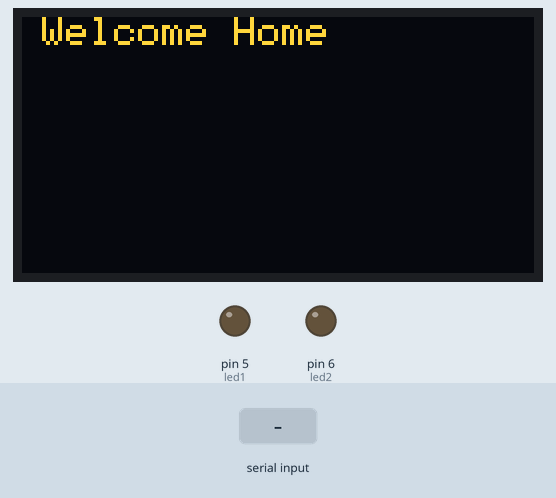
A sketch run on a simulated Arduino Uno, built with avr-gcc and run on an emulated ATmega328P. Parts: 128×64 one-colour display, output pins drawn as LEDs (lit = HIGH). Inputs (shaded band) come from the test bench. The OLED is the two-colour kind (top 16 rows yellow).

Above: at 6.2 s.
6.3 s: "1" received over Serial
At 6.9 s:
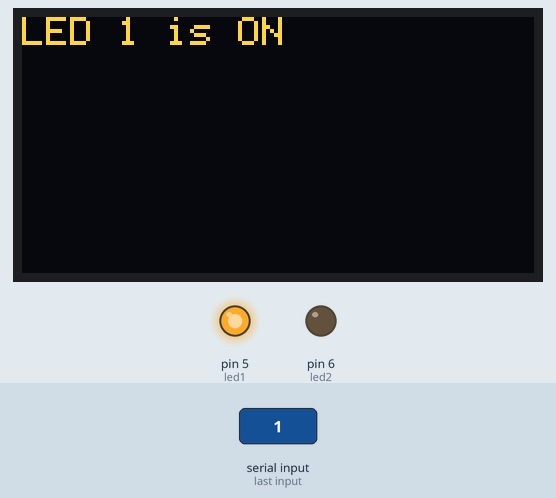
7.8 s: "2" received over Serial
At 10.0 s:
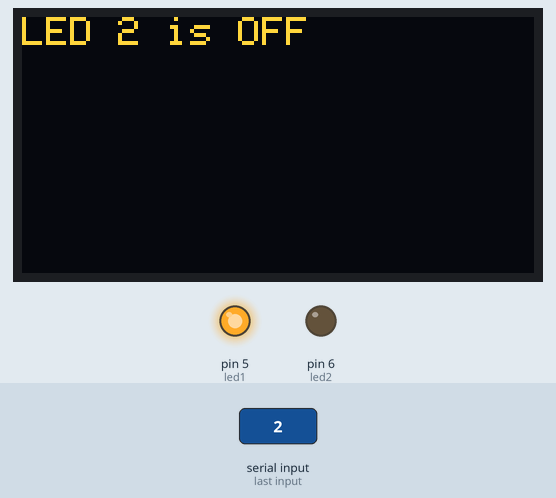
10.8 s: "3" received over Serial
At 13.1 s:
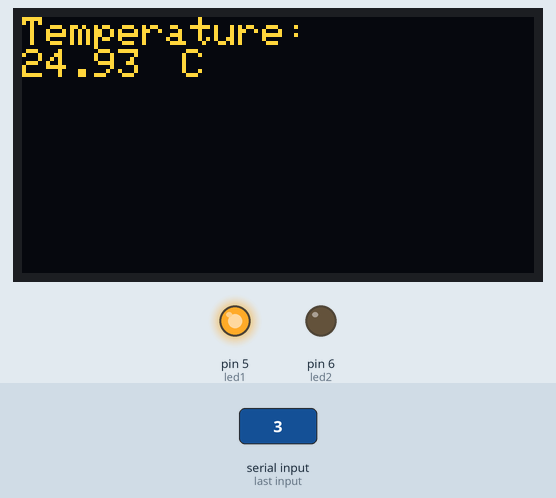
13.8 s: "4" received over Serial
At 16.2 s:
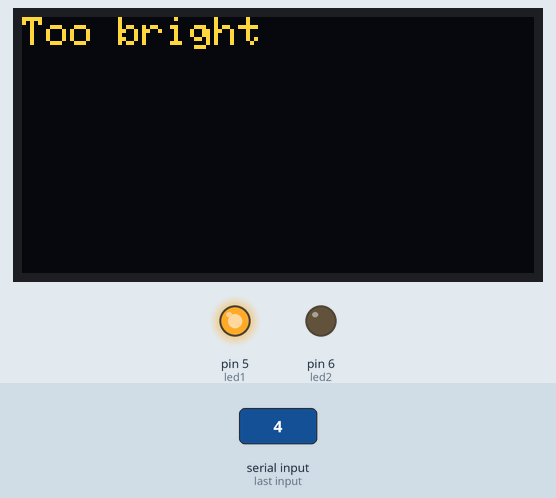
16.8 s: "2" received over Serial
At 19.3 s:
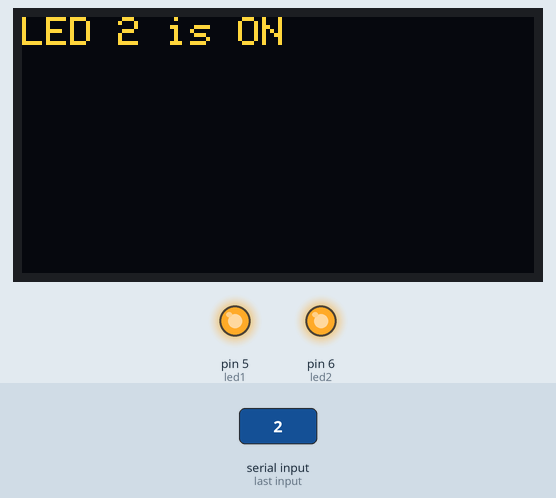
19.8 s: "1" received over Serial
At 22.4 s:
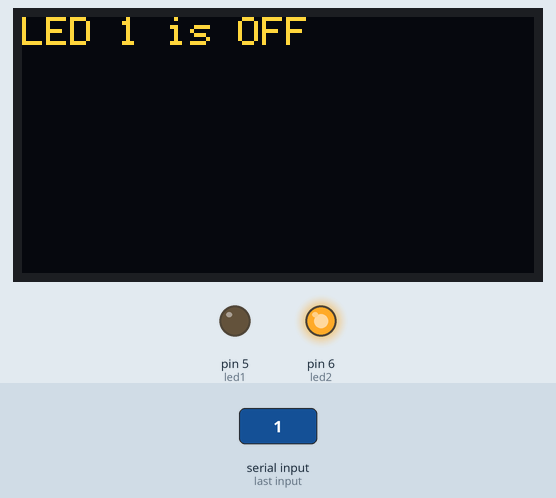
Timing chart, 0 to 23.9 s (numbered marks = the images above; inputs shaded):
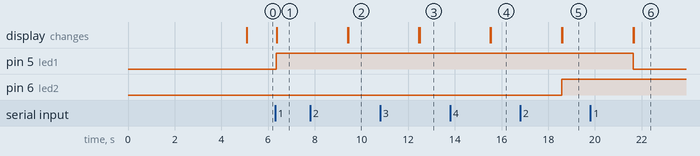

The sketch:

Flow_7_Smart_Home_Project.ino
```cpp
#include<SPI.h>                                                               //call libraries
#include<Wire.h>
#include<Adafruit_GFX.h>
#include<Adafruit_SSD1306.h>

#define OLED_RESET 4                                                          //allows us to define the OLED's status. (Fixed Command)
Adafruit_SSD1306 display = Adafruit_SSD1306(128, 64, &Wire, OLED_RESET);      //to tell the ardruino to turn on the function for the OLED to display any character

int led1 = 5;
int led2 = 6;
int tempsensor = A1;
float temp;
int photoresistor = A2;
float photovalue;
int received;              //dummy variable: A dummy variable is a dichotomous variable which has been coded to represent a variable with a higher level of measurement
int state = LOW;           //state of LED is initially OFF (LOW)


void setup() {
  pinMode(led1, OUTPUT);
  pinMode(led2, OUTPUT);
  pinMode(tempsensor, INPUT);
  pinMode(photoresistor, INPUT);

  Serial.begin(9600);                         //this serial begin is for the OLED screen (OLED baud rate) because some components need the baud rate to work. Not for the serial monitor.
  display.begin(SSD1306_SWITCHCAPVCC, 0x3C);  //Address 0x3C for 128x64. For the ardruino to begin to display any character
  display.setTextColor(SSD1306_WHITE);        //Determines colour of text
  display.setTextSize(2);                     //Determines text size (got size 1-8)
  display.clearDisplay();                     //Clears everything on the OLED screen. Commonly used before we start writing anything.(Put first at the beginning of the coding)
  display.setCursor(5,0);                     //starting coordinate for the first character
  display.println("Smart Home");              //print(L)n -> lawn(ln), not print(I)n, or print(1 "one")n. Prints text "Smart Home"
  display.display();                          //to tell the arduino to tell the OLED screen to display what we have written
  delay(5000);
  display.clearDisplay();
}


void loop() {
  if(Serial.available()>0){                   //checks whether the bluetooth is turned on / connected or not
    received = Serial.read();                 //store the sent signal (e.g. '1') into the variable "received"
  }                                           //above command is needed to turn on and store any bluetooth signals

    display.setTextSize(1);                   //Determines text size (got size 1-8)
    display.clearDisplay();                   //Clears everything on the OLED screen. Commonly used before we start writing anything.(Put first at the beginning of the coding)
    display.setCursor(5,0);                   //starting coordinate for the first character
    display.println("Welcome Home");          //print(L)n -> lawn(ln), not print(I)n, or print(1 "one")n. Prints text "Welcome Home"
    display.display();                        //to tell the arduino to tell the OLED screen to display what we have written
                                              //will display "Welcome Home" when no bluetooth signals is sent

  if(received == '1' && state == LOW){        //use single '' for one character, and use double "" for words / more than 1 characters (e.g. hi)
    digitalWrite(led1, HIGH);                 //if receives '1', LED will light up
    state = HIGH;                             //Change the variable "state" to HIGH to indicate that the LED is ON
    received = 0;                             //defines the variable "received" to 0 to indicate that no bluetooth signal is received so that we can display "Welcome Home" (1st IF loop)
                                              //if we never reset it back to 0, it will forever be 1, and the LED will just ON and OFF continuously due to the first 2 IF loops

    display.setTextSize(1);                   //Determines text size (got size 1-8)
    display.clearDisplay();                   //Clears everything on the OLED screen. Commonly used before we start writing anything.(Put first at the beginning of the coding)
    display.setCursor(0,0);                   //starting coordinate for the first character
    display.println("LED 1 is ON");           //print(L)n -> lawn(ln), not print(I)n, or print(1 "one")n. Prints text "LED 1 is ON"
    display.display();                        //to tell the arduino to tell the OLED screen to display what we have written
    delay(3000);
  }
  else if(received == '1' && state == HIGH){  //if we receive "1" and when the LED's state is HIGH (LED ON)
    digitalWrite(led1, LOW);                  //OFF the LED
    state = LOW;                              //change the variable "state" to LOW
    received = 0;                             //defines the variable "received" to 0 to indicate that no bluetooth signal is received so that we can display "Welcome Home" (1st IF loop)

    display.setTextSize(1);                   //Determines text size (got size 1-8)
    display.clearDisplay();                   //Clears everything on the OLED screen. Commonly used before we start writing anything.(Put first at the beginning of the coding)
    display.setCursor(0,0);                   //starting coordinate for the first character
    display.println("LED 1 is OFF");          //print(L)n -> lawn(ln), not print(I)n, or print(1 "one")n. Prints text "LED 1 is ON"
    display.display();                        //to tell the arduino to tell the OLED screen to display what we have written
    delay(3000);
  }

  if(received == '2' && state == LOW){        //use single '' for one character, and use double "" for words / more than 1 characters (e.g. hi)
    digitalWrite(led2, HIGH);                 //if receives '2', LED will light up
    state = HIGH;                             //Change the variable "state" to HIGH to indicate that the LED is ON
    received = 0;                             //defines the variable "received" to 0 to indicate that no bluetooth signal is received so that we can display "Welcome Home" (1st IF loop)

    display.setTextSize(1);                   //Determines text size (got size 1-8)
    display.clearDisplay();                   //Clears everything on the OLED screen. Commonly used before we start writing anything.(Put first at the beginning of the coding)
    display.setCursor(0,0);                   //starting coordinate for the first character
    display.println("LED 2 is ON");           //print(L)n -> lawn(ln), not print(I)n, or print(1 "one")n. Prints text "LED 2 is ON"
    display.display();                        //to tell the arduino to tell the OLED screen to display what we have written
    delay(3000);
  }
  else if(received == '2' && state == HIGH){  //if we receive "1" and when the LED's state is HIGH (LED ON)
    digitalWrite(led2, LOW);                  //OFF the LED
    state = LOW;                              //change the variable "state" to LOW
    received = 0;                             //defines the variable "received" to 0 to indicate that no bluetooth signal is received so that we can display "Welcome Home" (1st IF loop)

    display.setTextSize(1);                   //Determines text size (got size 1-8)
    display.clearDisplay();                   //Clears everything on the OLED screen. Commonly used before we start writing anything.(Put first at the beginning of the coding)
    display.setCursor(0,0);                   //starting coordinate for the first character
    display.println("LED 2 is OFF");          //print(L)n -> lawn(ln), not print(I)n, or print(1 "one")n. Prints text "LED 1 is ON"
    display.display();                        //to tell the arduino to tell the OLED screen to display what we have written
    delay(3000);
  }

  if(received == '3'){                        //use single '' for one character, and use double "" for words / more than 1 characters (e.g. hi)
    temp = analogRead(tempsensor);
    temp = (temp*500)/1023;

    display.setTextSize(1);                   //Determines text size (got size 1-8)
    display.clearDisplay();                   //Clears everything on the OLED screen. Commonly used before we start writing anything.(Put first at the beginning of the coding)
    display.setCursor(0,0);                   //starting coordinate for the first character
    display.println("Temperature: ");         //print(L)n -> lawn(ln), not print(I)n, or print(1 "one")n. Prints text "Temperature"
    display.println(temp);
    display.setCursor(40,8);
    display.println("C");
    display.display();                        //to tell the arduino to tell the OLED screen to display what we have written
    delay(3000);

    received = 0;                             //defines the variable "received" to 0 to indicate that no bluetooth signal is received so that we can display "Welcome Home" (1st IF loop)
  }

  if(received == '4'){                        //use single '' for one character, and use double "" for words / more than 1 characters (e.g. hi)
    photovalue = analogRead(photoresistor);

  if(photovalue > 15){
    display.setTextSize(1);                   //Determines text size (got size 1-8)
    display.clearDisplay();                   //Clears everything on the OLED screen. Commonly used before we start writing anything.(Put first at the beginning of the coding)
    display.setCursor(0,0);                   //starting coordinate for the first character
    display.println("Too bright");            //print(L)n -> lawn(ln), not print(I)n, or print(1 "one")n. Prints text "Too bright"
    display.display();                        //to tell the arduino to tell the OLED screen to display what we have written
    delay(3000);

    received = 0;                             //defines the variable "received" to 0 to indicate that no bluetooth signal is received so that we can display "Welcome Home" (1st IF loop)
  }
  else{
    display.setTextSize(1);                   //Determines text size (got size 1-8)
    display.clearDisplay();                   //Clears everything on the OLED screen. Commonly used before we start writing anything.(Put first at the beginning of the coding)
    display.setCursor(0,0);                   //starting coordinate for the first character
    display.println("Too dark");              //print(L)n -> lawn(ln), not print(I)n, or print(1 "one")n. Prints text "Too dark"
    display.display();                        //to tell the arduino to tell the OLED screen to display what we have written
    delay(3000);

    received = 0;                             //defines the variable "received" to 0 to indicate that no bluetooth signal is received so that we can display "Welcome Home" (1st IF loop)
  }
}
}
```

Measured:
- after the input at 6.3 s, pin 5 (led1): LOW → HIGH after 0.05 s; the display: changes after 0.08 s (image 1)
- after the input at 7.8 s, the display: first differs from a run without the input after 1.6 s (image 2)
- after the input at 10.8 s, the display: first differs from a run without the input after 1.7 s (image 3)
- after the input at 13.8 s, the display: first differs from a run without the input after 1.7 s (image 4)
- after the input at 16.8 s, pin 6 (led2): LOW → HIGH after 1.8 s; the display: first differs from a run without the input after 1.8 s (image 5)
- after the input at 19.8 s, pin 5 (led1): HIGH → LOW after 1.8 s; the display: first differs from a run without the input after 1.9 s (image 6)
